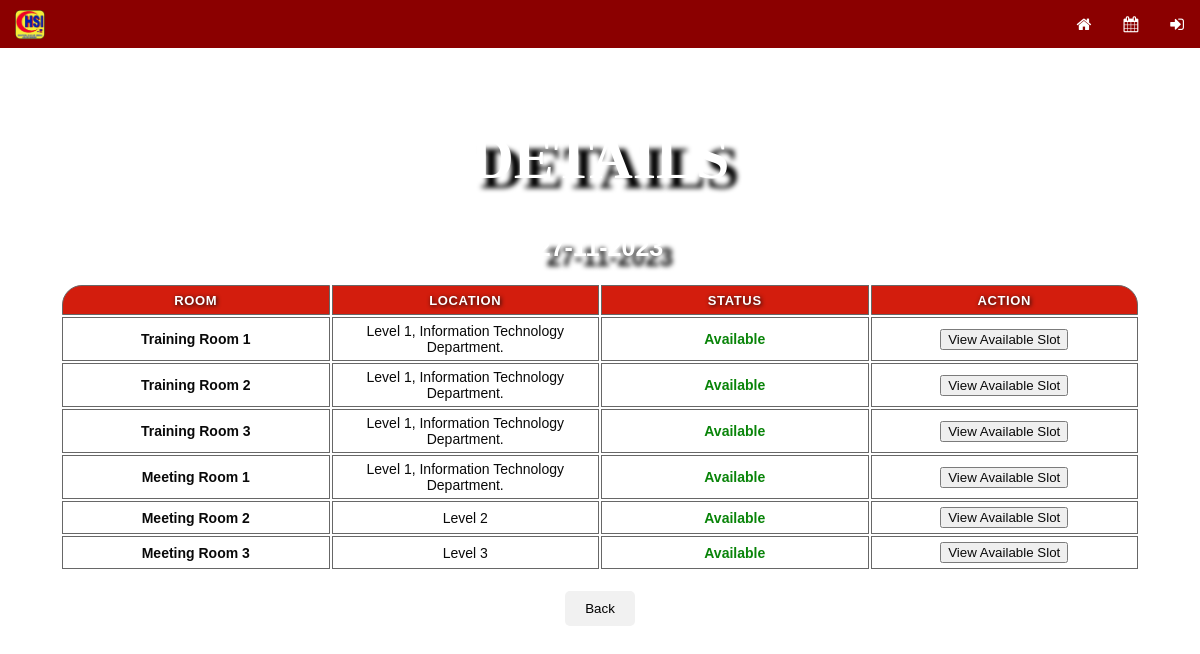
The page /calendarDetails.php?date=2023-11-27 on the database its author committed.
### tables this page shows
CREATE TABLE room (
	room_ID INT NOT NULL AUTO_INCREMENT,
	room_Name VARCHAR (100),
	room_Location VARCHAR (150),
	status_ID INT,
	PRIMARY KEY (room_ID),
	FOREIGN KEY (status_ID) REFERENCES status (status_ID)
);

### calendarDetails.php (the view, shortened to what this page needs)
<?php
    include "connect.php";
    include "topNav.php";
    include "iconTab.php";
    if (isset($_GET['date'])) {
        $selectedDate = $_GET['date'];
        $roomsSql = "SELECT * FROM room WHERE status_ID = 1";
        $roomsResult = mysqli_query($connect, $roomsSql);
    }
?>
<!DOCTYPE html>
<html>
    <body>
        <nav class="topnav" id="myTopnav">
            <img src="Images/Logo/hsi.png">
            <a href="loginPage.php">
                <i class="fa fa-sign-in"></i>
            </a>
            <a href="calendarPage.php">
                <i class="fa fa-calendar"></i>
            </a>
            <a href="index.php">
                <i class="fa fa-home"></i>
            </a>
        </nav>
        <div class="background"><br><br>
            <h1><center>DETAILS</center></h1>
            <h2><center><?php echo date('d-m-Y', strtotime($selectedDate)); ?></center></h2>
            <?php
                if (mysqli_num_rows($roomsResult) > 0) {
            ?>
            <center>
                <table id="room" class="myTable">
                    <tr>
                        <th style="border-radius: 20px 0px 0px 0px">ROOM</th>
                        <th>LOCATION</th>
                        <th>STATUS</th>
                        <th style="border-radius: 0px 20px 0px 0px">ACTION</th>
                    </tr>
            <center>
            <?php
                while ($row = mysqli_fetch_assoc($roomsResult)) {
            ?>
            <?php
                $roomID = $row['room_ID'];
                $roomName = $row['room_Name'];
                $roomLocation = $row['room_Location'];
                $totalBookedHours = 0;
                $reservationSql = "SELECT COUNT(*) AS totalReservations
                                FROM reservation
                                WHERE reserve_Date = '$selectedDate'
                                AND room_ID = $roomID";
                $reservationResult = mysqli_query($connect, $reservationSql);
                $reservationData = mysqli_fetch_assoc($reservationResult);
                $totalReservations = $reservationData['totalReservations'];
                $roomStatus = '';
                if ($totalReservations == 0) {
                    $roomStatus = 'Available';
                    $statusColor = 'green';
                } elseif ($totalBookedHours >= 8) {
                    $roomStatus = 'Fully Reserved';
                    $statusColor = 'red';
                } else {
                    $roomStatus = 'Partially Reserved';
                    $statusColor = '#FCA510';
                }
            ?>
                <tr style='color:black; font-family: Arial, Helvetica, sans-serif;'>
                    <td style="font-weight:bold;"><?php echo $roomName; ?></td>
                    <td><?php echo $roomLocation; ?></td>
                    <td style="color: <?php echo $statusColor; ?>; font-weight: bold; font-family: Arial; font-size: 14px;"><?=$roomStatus;?></td>
                    <td>
                        <button onclick="location.href='calendarView.php?room_id=<?php echo $roomID; ?>&date=<?php echo $selectedDate; ?>'">View Available Slot</button>
                    </td>
                </tr>
            <?php
            }
            ?>
            </center>
                </table>
            </center>
            <?php
            } else {
            ?>
                <p>No rooms found.</p>
            <?php
            }
            ?>
        </div>
        <div class="button-container">
            <button class="back-button" id="backButton">Back</button>
        </div>
    </body>
</html>

### topNav.php (style rules this page uses)
.topnav { background-color: darkred; overflow: hidden; z-index: 999; }
.topnav img { height: 30px; width: 30px; margin-top: 10px; margin-left: 15px; }
.topnav a { float: right; color: #fff; text-align: center; padding: 16px 16px; text-decoration: none; font-family: Barlow; }

### calendarDetails.php (style rules this page uses)
.background h1 { color: #fff; font-family: 'Barlow'; font-size: 60px; text-shadow: 10px 10px 5px black; text-transform: uppercase; }
.background h2 { color: #fff; font-family: 'Arial'; font-size: 25px; text-shadow: 10px 10px 5px black; text-transform: uppercase; }
body { background-image: url("Images/7.jpg"); background-size: cover; background-position: center; height: 760px; position: relative; margin: 0; }
.myTable { table-layout: fixed ; width: 90% ; background: white; border-radius: 20px 20px 0px 0px; font-family: Verdana, sans-serif; font-size: 14px; color: black; text-align: center; opacity: 96%; }
.myTable th { font-family: Verdana, sans-serif; text-shadow: 1px 1px 4px black; font-size: 13px; height: 30px; letter-spacing: 0.05em; background-color: #D21404; color: white; text-align: center; }
.myTable td, .myTable th { padding: 5px; border: 1px solid #616161; overflow-wrap: break-word; word-wrap: break-word; text-align: center; }
.button-container { text-align: center; margin-top: 20px; }
.back-button { background-color: #f1f1f1; color: black; border: none; padding: 10px 20px; cursor: pointer; border-radius: 5px; }

### rows shown on the page
room: room_Name "Training Room 1", room_Location "Level 1, Information Technology Department.", roomStatus "Available"
room: room_Name "Training Room 2", room_Location "Level 1, Information Technology Department.", roomStatus "Available"
room: room_Name "Training Room 3", room_Location "Level 1, Information Technology Department.", roomStatus "Available"
room: room_Name "Meeting Room 1", room_Location "Level 1, Information Technology Department.", roomStatus "Available"
room: room_Name "Meeting Room 2", room_Location "Level 2", roomStatus "Available"
room: room_Name "Meeting Room 3", room_Location "Level 3", roomStatus "Available"

### other values the page prints
date('d-m-Y', strtotime($selectedDate)) "27-11-2023"
